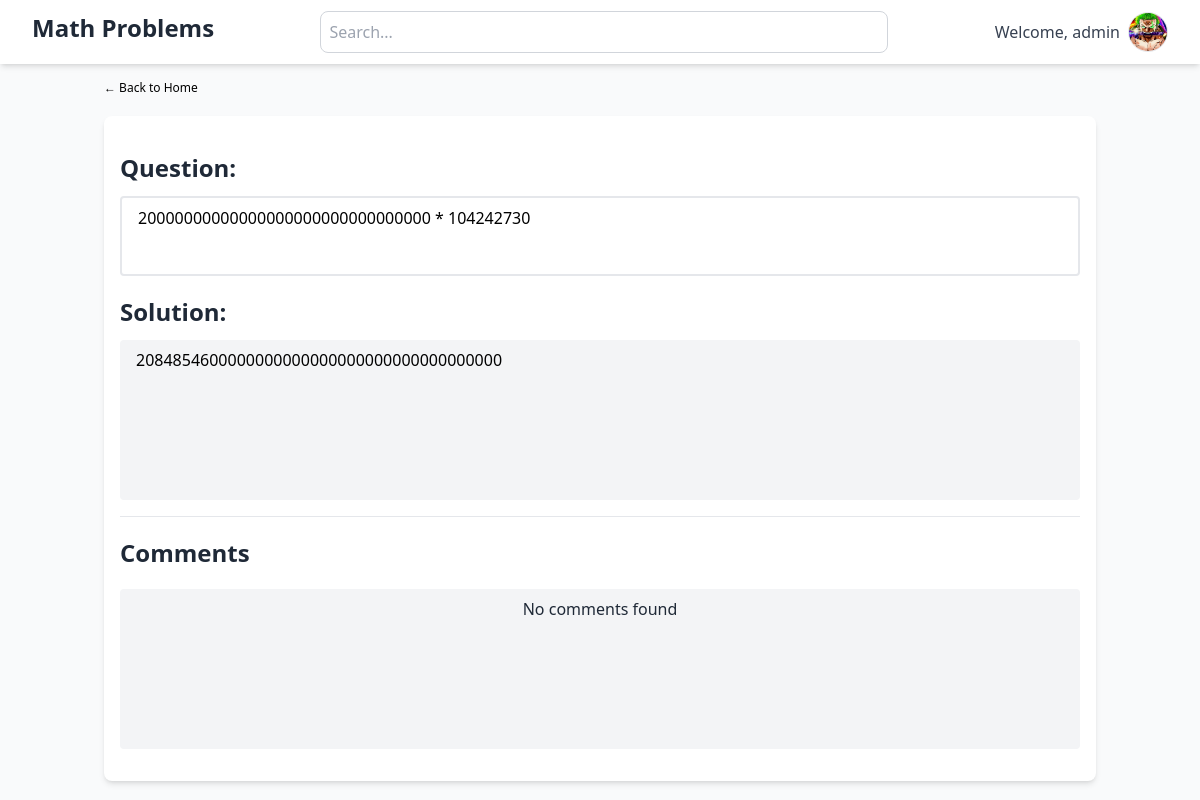
Screenshot of /detail/4/ (signed in) with the database file from the repository.
### puzzles/models.py (models this page shows, shortened)
class MathProblem(models.Model):
    title = models.CharField(max_length=255, null=True, blank=True)
    question = models.TextField()
    solution = models.FloatField(null=True, blank=True)
    user = models.ForeignKey(User, on_delete=models.CASCADE, null=True, blank=True)
    created_at = models.DateTimeField(auto_now_add=True)
    class Meta:
        ordering = ['-created_at']

### puzzles/views.py (the view)
# urls.py: path('detail/<int:pk>/', views.MathProblemDetailView.as_view(), name='mathproblem_detail'),
class MathProblemDetailView(DetailView):
    model = MathProblem
    template_name = 'puzzles/mathproblem_detail.html'
    context_object_name = 'mathproblem'

### templates/puzzles/mathproblem_detail.html (shortened to what this page needs)
{% extends "base.html" %} {% block title %} Math Problem {% endblock title %}
{%block content %}
<div class="w-full">
    <a href="{% url 'mathproblem_list' %}"
        class="font-medium text-xs hover:text-blue-800 transition-all block">&leftarrow;
        Back to Home</a>
</div>
<div class="mt-5 w-full bg-white shadow-md p-4 rounded-lg">
    <div class="flex justify-between items-center">
        <h2 class="text-gray-800 font-bold text-2xl mb-3 mt-5">Question:</h2>
    </div>
    {% if mathproblem %}
    <div class="mb-4 border-2 w-full rounded min-h-20 px-4 py-2">
        <p class="">{{ mathproblem.question }}</p>
    </div>
    <h2 class="text-gray-800 font-bold text-2xl mb-3 mt-5">Solution:</h2>
    <div class="mb-4 bg-gray-100 w-full rounded h-40 px-4 py-2">
        <p>{{ mathproblem.solution }}</p>
    </div>
    {% else %}
    <p class="text-center">No Problems found</p>
    {% endif %}
    <hr />
    <h2 class="text-gray-800 font-bold text-2xl mb-5 mt-5">Comments</h2>
    <div class="mb-4 bg-gray-100 w-full rounded h-40 px-4 py-2">
        {% if comments %} {% for comment in comments %}
        <div class="mb-4">
            <p class="text-gray-800 font-bold">{{ comment.user }}</p>
            <p>{{ comment.comment }}</p>
        </div>
        {% endfor %} {% else %}
        <p class="text-gray-800 text-center">No comments found</p>
        {% endif %}
    </div>
    {% endblock content %}

### templates/base.html (shortened to what this page needs)
{% load static %}
<!DOCTYPE html>
<html lang="en">
  <head>
    <script src="https://cdn.tailwindcss.com"></script>
  </head>
  <body class="bg-gray-50 font-sans leading-normal tracking-normal">
    <header
      class="flex top-0 left-0 right-0 sticky shadow-md items-center bg-white justify-between p-8 h-16 w-full"
    >
      <h2 class="text-gray-800 text-2xl text-center font-bold mb-2">
        Math Problems
      </h2>
      <form
        action="{% url 'mathproblem_list' %}"
        method="get"
        class="w-full sm:w-[50%]"
      >
        <div class="relative">
          <input
            type="text"
            name="q"
            id="search"
            placeholder="Search..."
            class="w-full p-2 rounded-lg border border-gray-300 focus:outline-none focus:ring-2 focus:ring-blue-500"
            value="{{ request.GET.q }}"
          />
        </div>
      </form>
      {% if user.is_authenticated %}
      <div class="flex gap-2 justify-center items-center">
        <span class="text-gray-700">Welcome, {{ user.username }}</span>
        <a href="#" class="hover:opacity-80 transition duration-300">
          <img
            src="{% static 'images/roronoa-zoro-3840x2160-19795.jpg' %}"
            alt="Profile"
            class="rounded-full border w-10 h-10 object-cover"
          />
        </a>
      </div>
      {% endif %}
    </header>
    <main class="container mx-auto">
      <section class="flex flex-col items-center justify-center w-full p-4">
        {% block content %} {% endblock content %}
      </section>
    </main>
  </body>
</html>

### rows the page displays
MathProblem: question "20000000000000000000000000000000 * 104242730", solution "2084854600000000000000000000000000000000"

### other values shown
{{ user.username }} "admin"
